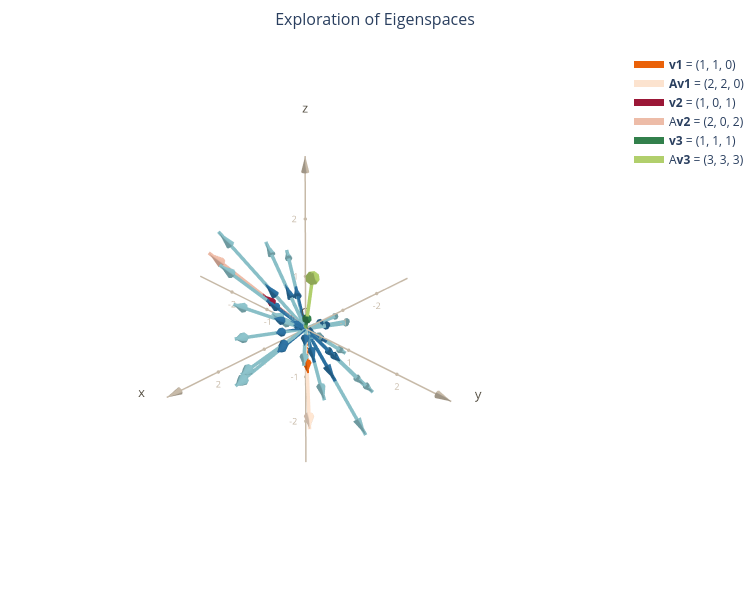

This figure's notebook cell:
### Code cell
fig = new_figure("Exploration of Eigenspaces")
draw_axes(fig)
draw_vector(fig, v1, "orange", "<b>v1</b>")
draw_vector(fig, A@v1, "light orange", "<b>Av1</b>")
draw_vector(fig, v2, "red", "<b>v2</b>")
draw_vector(fig, A@v2, "light red", "A<b>v2</b>")
draw_vector(fig, v3, "green", "<b>v3</b>")
draw_vector(fig, A@v3, "light green", "A<b>v3</b>")

for v in span:
    draw_vector(fig, v, "blue", "<b>v</b>", legend=False)
    draw_vector(fig, A@v, "light blue", "A<b>v</b>", legend=False)

draw_plane(fig, [v1, v2], name="plane α")

fig

### Figure 1 — Plotly figure (JSON) as saved in the notebook; plotly's stock layout.template omitted (floating-point values rounded to 4 significant figures)
{"data": [{"hoverinfo": "skip", "marker": {"color": "#565044", "size": 3}, "mode": "markers+text", "showlegend": false, "text": ["O"], "textfont": {"color": "#565044"}, "textposition": "top center", "type": "scatter3d", "x": [0], "y": [0], "z": [0]}, {"hoverinfo": "skip", "line": {"color": "#c7baa8", "width": 3}, "mode": "lines", "showlegend": false, "type": "scatter3d", "x": [-3, 3], "y": [0, 0], "z": [0, 0]}, {"anchor": "tip", "colorscale": [[0, "#c7baa8"], [1, "#c7baa8"]], "hoverinfo": "skip", "showlegend": false, "showscale": false, "sizemode": "absolute", "sizeref": 0.25, "type": "cone", "u": [3], "v": [0], "w": [0], "x": [3], "y": [0], "z": [0]}, {"hoverinfo": "skip", "marker": {"color": "#c7baa8", "size": 2}, "mode": "markers+text", "showlegend": false, "text": ["-2", "-1", "1", "2"], "textfont": {"color": "#c7baa8", "size": 9}, "textposition": "bottom center", "type": "scatter3d", "x": [-2.0, -1.0, 1.0, 2.0], "y": [-0.0, -0.0, 0.0, 0.0], "z": [-0.0, -0.0, 0.0, 0.0]}, {"hoverinfo": "skip", "mode": "text", "showlegend": false, "text": ["x"], "textfont": {"color": "#565044", "size": 13}, "type": "scatter3d", "x": [3.45], "y": [0], "z": [0]}, {"hoverinfo": "skip", "line": {"color": "#c7baa8", "width": 3}, "mode": "lines", "showlegend": false, "type": "scatter3d", "x": [0, 0], "y": [-3, 3], "z": [0, 0]}, {"anchor": "tip", "colorscale": [[0, "#c7baa8"], [1, "#c7baa8"]], "hoverinfo": "skip", "showlegend": false, "showscale": false, "sizemode": "absolute", "sizeref": 0.25, "type": "cone", "u": [0], "v": [3], "w": [0], "x": [0], "y": [3], "z": [0]}, {"hoverinfo": "skip", "marker": {"color": "#c7baa8", "size": 2}, "mode": "markers+text", "showlegend": false, "text": ["-2", "-1", "1", "2"], "textfont": {"color": "#c7baa8", "size": 9}, "textposition": "bottom center", "type": "scatter3d", "x": [-0.0, -0.0, 0.0, 0.0], "y": [-2.0, -1.0, 1.0, 2.0], "z": [-0.0, -0.0, 0.0, 0.0]}, {"hoverinfo": "skip", "mode": "text", "showlegend": false, "text": ["y"], "textfont": {"color": "#565044", "size": 13}, "type": "scatter3d", "x": [0], "y": [3.45], "z": [0]}, {"hoverinfo": "skip", "line": {"color": "#c7baa8", "width": 3}, "mode": "lines", "showlegend": false, "type": "scatter3d", "x": [0, 0], "y": [0, 0], "z": [-3, 3]}, {"anchor": "tip", "colorscale": [[0, "#c7baa8"], [1, "#c7baa8"]], "hoverinfo": "skip", "showlegend": false, "showscale": false, "sizemode": "absolute", "sizeref": 0.25, "type": "cone", "u": [0], "v": [0], "w": [3], "x": [0], "y": [0], "z": [3]}, {"hoverinfo": "skip", "marker": {"color": "#c7baa8", "size": 2}, "mode": "markers+text", "showlegend": false, "text": ["-2", "-1", "1", "2"], "textfont": {"color": "#c7baa8", "size": 9}, "textposition": "middle left", "type": "scatter3d", "x": [-0.0, -0.0, 0.0, 0.0], "y": [-0.0, -0.0, 0.0, 0.0], "z": [-2.0, -1.0, 1.0, 2.0]}, {"hoverinfo": "skip", "mode": "text", "showlegend": false, "text": ["z"], "textfont": {"color": "#565044", "size": 13}, "type": "scatter3d", "x": [0], "y": [0], "z": [3.45]}, {"line": {"color": "#ea6109", "width": 7}, "mode": "lines", "name": "<b>v1</b> = (1, 1, 0)", "showlegend": true, "type": "scatter3d", "x": [0, 1], "y": [0, 1], "z": [0, 0]}, {"anchor": "tip", "colorscale": [[0, "#ea6109"], [1, "#ea6109"]], "showlegend": false, "showscale": false, "sizemode": "absolute", "sizeref": 0.3, "type": "cone", "u": [1], "v": [1], "w": [0], "x": [1], "y": [1], "z": [0]}, {"line": {"color": "#fce3cf", "width": 7}, "mode": "lines", "name": "<b>Av1</b> = (2, 2, 0)", "showlegend": true, "type": "scatter3d", "x": [0, 2], "y": [0, 2], "z": [0, 0]}, {"anchor": "tip", "colorscale": [[0, "#fce3cf"], [1, "#fce3cf"]], "showlegend": false, "showscale": false, "sizemode": "absolute", "sizeref": 0.3, "type": "cone", "u": [2], "v": [2], "w": [0], "x": [2], "y": [2], "z": [0]}, {"line": {"color": "#9b1737", "width": 7}, "mode": "lines", "name": "<b>v2</b> = (1, 0, 1)", "showlegend": true, "type": "scatter3d", "x": [0, 1], "y": [0, 0], "z": [0, 1]}, {"anchor": "tip", "colorscale": [[0, "#9b1737"], [1, "#9b1737"]], "showlegend": false, "showscale": false, "sizemode": "absolute", "sizeref": 0.3, "type": "cone", "u": [1], "v": [0], "w": [1], "x": [1], "y": [0], "z": [1]}, {"line": {"color": "#edbca8", "width": 7}, "mode": "lines", "name": "A<b>v2</b> = (2, 0, 2)", "showlegend": true, "type": "scatter3d", "x": [0, 2], "y": [0, 0], "z": [0, 2]}, {"anchor": "tip", "colorscale": [[0, "#edbca8"], [1, "#edbca8"]], "showlegend": false, "showscale": false, "sizemode": "absolute", "sizeref": 0.3, "type": "cone", "u": [2], "v": [0], "w": [2], "x": [2], "y": [0], "z": [2]}, {"line": {"color": "#32804c", "width": 7}, "mode": "lines", "name": "<b>v3</b> = (1, 1, 1)", "showlegend": true, "type": "scatter3d", "x": [0, 1], "y": [0, 1], "z": [0, 1]}, {"anchor": "tip", "colorscale": [[0, "#32804c"], [1, "#32804c"]], "showlegend": false, "showscale": false, "sizemode": "absolute", "sizeref": 0.3, "type": "cone", "u": [1], "v": [1], "w": [1], "x": [1], "y": [1], "z": [1]}, {"line": {"color": "#b1cf6c", "width": 7}, "mode": "lines", "name": "A<b>v3</b> = (3, 3, 3)", "showlegend": true, "type": "scatter3d", "x": [0, 3], "y": [0, 3], "z": [0, 3]}, {"anchor": "tip", "colorscale": [[0, "#b1cf6c"], [1, "#b1cf6c"]], "showlegend": false, "showscale": false, "sizemode": "absolute", "sizeref": 0.3, "type": "cone", "u": [3], "v": [3], "w": [3], "x": [3], "y": [3], "z": [3]}, {"line": {"color": "#2b70a0", "width": 7}, "mode": "lines", "name": "<b>v</b> = (1.62, 0.98, 0.64)", "showlegend": false, "type": "scatter3d", "x": [0, 1.62], "y": [0, 0.9805], "z": [0, 0.6396]}, {"anchor": "tip", "colorscale": [[0, "#2b70a0"], [1, "#2b70a0"]], "showlegend": false, "showscale": false, "sizemode": "absolute", "sizeref": 0.3, "type": "cone", "u": [1.62], "v": [0.9805], "w": [0.6396], "x": [1.62], "y": [0.9805], "z": [0.6396]}, {"line": {"color": "#89bfc7", "width": 7}, "mode": "lines", "name": "A<b>v</b> = (3.24, 1.96, 1.28)", "showlegend": false, "type": "scatter3d", "x": [0, 3.24], "y": [0, 1.961], "z": [0, 1.278]}, {"anchor": "tip", "colorscale": [[0, "#89bfc7"], [1, "#89bfc7"]], "showlegend": false, "showscale": false, "sizemode": "absolute", "sizeref": 0.3, "type": "cone", "u": [3.24], "v": [1.961], "w": [1.278], "x": [3.24], "y": [1.961], "z": [1.278]}, {"line": {"color": "#2b70a0", "width": 7}, "mode": "lines", "name": "<b>v</b> = (0.52, 0.13, 0.39)", "showlegend": false, "type": "scatter3d", "x": [0, 0.5195], "y": [0, 0.1299], "z": [0, 0.3901]}, {"anchor": "tip", "colorscale": [[0, "#2b70a0"], [1, "#2b70a0"]], "showlegend": false, "showscale": false, "sizemode": "absolute", "sizeref": 0.3, "type": "cone", "u": [0.5195], "v": [0.1299], "w": [0.3901], "x": [0.5195], "y": [0.1299], "z": [0.3901]}, {"line": {"color": "#89bfc7", "width": 7}, "mode": "lines", "name": "A<b>v</b> = (1.0, 0.26, 0.78)", "showlegend": false, "type": "scatter3d", "x": [0, 1.039], "y": [0, 0.2603], "z": [0, 0.7803]}, {"anchor": "tip", "colorscale": [[0, "#89bfc7"], [1, "#89bfc7"]], "showlegend": false, "showscale": false, "sizemode": "absolute", "sizeref": 0.3, "type": "cone", "u": [1.039], "v": [0.2603], "w": [0.7803], "x": [1.039], "y": [0.2603], "z": [0.7803]}, {"line": {"color": "#2b70a0", "width": 7}, "mode": "lines", "name": "<b>v</b> = (1.07, 0.33, 0.74)", "showlegend": false, "type": "scatter3d", "x": [0, 1.07], "y": [0, 0.3301], "z": [0, 0.7402]}, {"anchor": "tip", "colorscale": [[0, "#2b70a0"], [1, "#2b70a0"]], "showlegend": false, "showscale": false, "sizemode": "absolute", "sizeref": 0.3, "type": "cone", "u": [1.07], "v": [0.3301], "w": [0.7402], "x": [1.07], "y": [0.3301], "z": [0.7402]}, {"line": {"color": "#89bfc7", "width": 7}, "mode": "lines", "name": "A<b>v</b> = (2.14, 0.660, 1.48)", "showlegend": false, "type": "scatter3d", "x": [0, 2.141], "y": [0, 0.6604], "z": [0, 1.479]}, {"anchor": "tip", "colorscale": [[0, "#89bfc7"], [1, "#89bfc7"]], "showlegend": false, "showscale": false, "sizemode": "absolute", "sizeref": 0.3, "type": "cone", "u": [2.141], "v": [0.6604], "w": [1.479], "x": [2.141], "y": [0.6604], "z": [1.479]}, {"line": {"color": "#2b70a0", "width": 7}, "mode": "lines", "name": "<b>v</b> = (0.64, -0.33, 0.97)", "showlegend": false, "type": "scatter3d", "x": [0, 0.6396], "y": [0, -0.3301], "z": [0, 0.9697]}, {"anchor": "tip", "colorscale": [[0, "#2b70a0"], [1, "#2b70a0"]], "showlegend": false, "showscale": false, "sizemode": "absolute", "sizeref": 0.3, "type": "cone", "u": [0.6396], "v": [-0.3301], "w": [0.9697], "x": [0.6396], "y": [-0.3301], "z": [0.9697]}, {"line": {"color": "#89bfc7", "width": 7}, "mode": "lines", "name": "A<b>v</b> = (1.3, -0.66, 1.9)", "showlegend": false, "type": "scatter3d", "x": [0, 1.279], "y": [0, -0.6592], "z": [0, 1.941]}, {"anchor": "tip", "colorscale": [[0, "#89bfc7"], [1, "#89bfc7"]], "showlegend": false, "showscale": false, "sizemode": "absolute", "sizeref": 0.3, "type": "cone", "u": [1.279], "v": [-0.6592], "w": [1.941], "x": [1.279], "y": [-0.6592], "z": [1.941]}, {"line": {"color": "#2b70a0", "width": 7}, "mode": "lines", "name": "<b>v</b> = (-0.68, 0.15, -0.83)", "showlegend": false, "type": "scatter3d", "x": [0, -0.6797], "y": [0, 0.1499], "z": [0, -0.8301]}, {"anchor": "tip", "colorscale": [[0, "#2b70a0"], [1, "#2b70a0"]], "showlegend": false, "showscale": false, "sizemode": "absolute", "sizeref": 0.3, "type": "cone", "u": [-0.6797], "v": [0.1499], "w": [-0.8301], "x": [-0.6797], "y": [0.1499], "z": [-0.8301]}, {"line": {"color": "#89bfc7", "width": 7}, "mode": "lines", "name": "A<b>v</b> = (-1.4, 0.30, -1.7)", "showlegend": false, "type": "scatter3d", "x": [0, -1.359], "y": [0, 0.2988], "z": [0, -1.662]}, {"anchor": "tip", "colorscale": [[0, "#89bfc7"], [1, "#89bfc7"]], "showlegend": false, "showscale": false, "sizemode": "absolute", "sizeref": 0.3, "type": "cone", "u": [-1.359], "v": [0.2988], "w": [-1.662], "x": [-1.359], "y": [0.2988], "z": [-1.662]}, {"line": {"color": "#2b70a0", "width": 7}, "mode": "lines", "name": "<b>v</b> = (0.03, 0.75, -0.72)", "showlegend": false, "type": "scatter3d", "x": [0, 0.03003], "y": [0, 0.75], "z": [0, -0.7197]}, {"anchor": "tip", "colorscale": [[0, "#2b70a0"], [1, "#2b70a0"]], "showlegend": false, "showscale": false, "sizemode": "absolute", "sizeref": 0.3, "type": "cone", "u": [0.03003], "v": [0.75], "w": [-0.7197], "x": [0.03003], "y": [0.75], "z": [-0.7197]}, {"line": {"color": "#89bfc7", "width": 7}, "mode": "lines", "name": "A<b>v</b> = (0.061, 1.5, -1.4)", "showlegend": false, "type": "scatter3d", "x": [0, 0.06055], "y": [0, 1.5], "z": [0, -1.441]}, {"anchor": "tip", "colorscale": [[0, "#89bfc7"], [1, "#89bfc7"]], "showlegend": false, "showscale": false, "sizemode": "absolute", "sizeref": 0.3, "type": "cone", "u": [0.06055], "v": [1.5], "w": [-1.441], "x": [0.06055], "y": [1.5], "z": [-1.441]}, {"line": {"color": "#2b70a0", "width": 7}, "mode": "lines", "name": "<b>v</b> = (1.32, 0.63, 0.69)", "showlegend": false, "type": "scatter3d", "x": [0, 1.32], "y": [0, 0.6299], "z": [0, 0.6904]}, {"anchor": "tip", "colorscale": [[0, "#2b70a0"], [1, "#2b70a0"]], "showlegend": false, "showscale": false, "sizemode": "absolute", "sizeref": 0.3, "type": "cone", "u": [1.32], "v": [0.6299], "w": [0.6904], "x": [1.32], "y": [0.6299], "z": [0.6904]}, {"line": {"color": "#89bfc7", "width": 7}, "mode": "lines", "name": "A<b>v</b> = (2.64, 1.26, 1.38)", "showlegend": false, "type": "scatter3d", "x": [0, 2.641], "y": [0, 1.261], "z": [0, 1.38]}, {"anchor": "tip", "colorscale": [[0, "#89bfc7"], [1, "#89bfc7"]], "showlegend": false, "showscale": false, "sizemode": "absolute", "sizeref": 0.3, "type": "cone", "u": [2.641], "v": [1.261], "w": [1.38], "x": [2.641], "y": [1.261], "z": [1.38]}, {"line": {"color": "#2b70a0", "width": 7}, "mode": "lines", "name": "<b>v</b> = (-1.46, -0.71, -0.75)", "showlegend": false, "type": "scatter3d", "x": [0, -1.46], "y": [0, -0.71], "z": [0, -0.75]}, {"anchor": "tip", "colorscale": [[0, "#2b70a0"], [1, "#2b70a0"]], "showlegend": false, "showscale": false, "sizemode": "absolute", "sizeref": 0.3, "type": "cone", "u": [-1.46], "v": [-0.71], "w": [-0.75], "x": [-1.46], "y": [-0.71], "z": [-0.75]}, {"line": {"color": "#89bfc7", "width": 7}, "mode": "lines", "name": "A<b>v</b> = (-2.92, -1.42, -1.50)", "showlegend": false, "type": "scatter3d", "x": [0, -2.92], "y": [0, -1.419], "z": [0, -1.5]}, {"anchor": "tip", "colorscale": [[0, "#89bfc7"], [1, "#89bfc7"]], "showlegend": false, "showscale": false, "sizemode": "absolute", "sizeref": 0.3, "type": "cone", "u": [-2.92], "v": [-1.419], "w": [-1.5], "x": [-2.92], "y": [-1.419], "z": [-1.5]}, {"line": {"color": "#2b70a0", "width": 7}, "mode": "lines", "name": "<b>v</b> = (0.46, 0.15, 0.31)", "showlegend": false, "type": "scatter3d", "x": [0, 0.46], "y": [0, 0.1499], "z": [0, 0.3101]}, {"anchor": "tip", "colorscale": [[0, "#2b70a0"], [1, "#2b70a0"]], "showlegend": false, "showscale": false, "sizemode": "absolute", "sizeref": 0.3, "type": "cone", "u": [0.46], "v": [0.1499], "w": [0.3101], "x": [0.46], "y": [0.1499], "z": [0.3101]}, {"line": {"color": "#89bfc7", "width": 7}, "mode": "lines", "name": "A<b>v</b> = (0.92, 0.30, 0.62)", "showlegend": false, "type": "scatter3d", "x": [0, 0.9199], "y": [0, 0.2998], "z": [0, 0.6191]}, {"anchor": "tip", "colorscale": [[0, "#89bfc7"], [1, "#89bfc7"]], "showlegend": false, "showscale": false, "sizemode": "absolute", "sizeref": 0.3, "type": "cone", "u": [0.9199], "v": [0.2998], "w": [0.6191], "x": [0.9199], "y": [0.2998], "z": [0.6191]}, {"line": {"color": "#2b70a0", "width": 7}, "mode": "lines", "name": "<b>v</b> = (-0.82, 0.16, -0.98)", "showlegend": false, "type": "scatter3d", "x": [0, -0.8203], "y": [0, 0.1599], "z": [0, -0.9805]}, {"anchor": "tip", "colorscale": [[0, "#2b70a0"], [1, "#2b70a0"]], "showlegend": false, "showscale": false, "sizemode": "absolute", "sizeref": 0.3, "type": "cone", "u": [-0.8203], "v": [0.1599], "w": [-0.9805], "x": [-0.8203], "y": [0.1599], "z": [-0.9805]}, {"line": {"color": "#89bfc7", "width": 7}, "mode": "lines", "name": "A<b>v</b> = (-1.6, 0.32, -2.0)", "showlegend": false, "type": "scatter3d", "x": [0, -1.641], "y": [0, 0.3203], "z": [0, -1.961]}, {"anchor": "tip", "colorscale": [[0, "#89bfc7"], [1, "#89bfc7"]], "showlegend": false, "showscale": false, "sizemode": "absolute", "sizeref": 0.3, "type": "cone", "u": [-1.641], "v": [0.3203], "w": [-1.961], "x": [-1.641], "y": [0.3203], "z": [-1.961]}, {"line": {"color": "#2b70a0", "width": 7}, "mode": "lines", "name": "<b>v</b> = (0.94, 0.04, 0.90)", "showlegend": false, "type": "scatter3d", "x": [0, 0.9404], "y": [0, 0.04004], "z": [0, 0.9004]}, {"anchor": "tip", "colorscale": [[0, "#2b70a0"], [1, "#2b70a0"]], "showlegend": false, "showscale": false, "sizemode": "absolute", "sizeref": 0.3, "type": "cone", "u": [0.9404], "v": [0.04004], "w": [0.9004], "x": [0.9404], "y": [0.04004], "z": [0.9004]}, {"line": {"color": "#89bfc7", "width": 7}, "mode": "lines", "name": "A<b>v</b> = (1.9, 0.080, 1.8)", "showlegend": false, "type": "scatter3d", "x": [0, 1.881], "y": [0, 0.08008], "z": [0, 1.803]}, {"anchor": "tip", "colorscale": [[0, "#89bfc7"], [1, "#89bfc7"]], "showlegend": false, "showscale": false, "sizemode": "absolute", "sizeref": 0.3, "type": "cone", "u": [1.881], "v": [0.08008], "w": [1.803], "x": [1.881], "y": [0.08008], "z": [1.803]}, {"line": {"color": "#2b70a0", "width": 7}, "mode": "lines", "name": "<b>v</b> = (0.47, 0.66, -0.19)", "showlegend": false, "type": "scatter3d", "x": [0, 0.4702], "y": [0, 0.6602], "z": [0, -0.1899]}, {"anchor": "tip", "colorscale": [[0, "#2b70a0"], [1, "#2b70a0"]], "showlegend": false, "showscale": false, "sizemode": "absolute", "sizeref": 0.3, "type": "cone", "u": [0.4702], "v": [0.6602], "w": [-0.1899], "x": [0.4702], "y": [0.6602], "z": [-0.1899]}, {"line": {"color": "#89bfc7", "width": 7}, "mode": "lines", "name": "A<b>v</b> = (0.94, 1.3, -0.38)", "showlegend": false, "type": "scatter3d", "x": [0, 0.9414], "y": [0, 1.32], "z": [0, -0.3804]}, {"anchor": "tip", "colorscale": [[0, "#89bfc7"], [1, "#89bfc7"]], "showlegend": false, "showscale": false, "sizemode": "absolute", "sizeref": 0.3, "type": "cone", "u": [0.9414], "v": [1.32], "w": [-0.3804], "x": [0.9414], "y": [1.32], "z": [-0.3804]}, {"line": {"color": "#2b70a0", "width": 7}, "mode": "lines", "name": "<b>v</b> = (-0.68, -0.10, -0.58)", "showlegend": false, "type": "scatter3d", "x": [0, -0.6797], "y": [0, -0.09998], "z": [0, -0.5801]}, {"anchor": "tip", "colorscale": [[0, "#2b70a0"], [1, "#2b70a0"]], "showlegend": false, "showscale": false, "sizemode": "absolute", "sizeref": 0.3, "type": "cone", "u": [-0.6797], "v": [-0.09998], "w": [-0.5801], "x": [-0.6797], "y": [-0.09998], "z": [-0.5801]}, {"line": {"color": "#89bfc7", "width": 7}, "mode": "lines", "name": "A<b>v</b> = (-1.4, -0.20, -1.2)", "showlegend": false, "type": "scatter3d", "x": [0, -1.359], "y": [0, -0.2002], "z": [0, -1.16]}, {"anchor": "tip", "colorscale": [[0, "#89bfc7"], [1, "#89bfc7"]], "showlegend": false, "showscale": false, "sizemode": "absolute", "sizeref": 0.3, "type": "cone", "u": [-1.359], "v": [-0.2002], "w": [-1.16], "x": [-1.359], "y": [-0.2002], "z": [-1.16]}, {"line": {"color": "#2b70a0", "width": 7}, "mode": "lines", "name": "<b>v</b> = (-1.39, -0.66, -0.73)", "showlegend": false, "type": "scatter3d", "x": [0, -1.39], "y": [0, -0.6602], "z": [0, -0.7305]}, {"anchor": "tip", "colorscale": [[0, "#2b70a0"], [1, "#2b70a0"]], "showlegend": false, "showscale": false, "sizemode": "absolute", "sizeref": 0.3, "type": "cone", "u": [-1.39], "v": [-0.6602], "w": [-0.7305], "x": [-1.39], "y": [-0.6602], "z": [-0.7305]}, {"line": {"color": "#89bfc7", "width": 7}, "mode": "lines", "name": "A<b>v</b> = (-2.78, -1.32, -1.46)", "showlegend": false, "type": "scatter3d", "x": [0, -2.78], "y": [0, -1.321], "z": [0, -1.462]}, {"anchor": "tip", "colorscale": [[0, "#89bfc7"], [1, "#89bfc7"]], "showlegend": false, "showscale": false, "sizemode": "absolute", "sizeref": 0.3, "type": "cone", "u": [-2.78], "v": [-1.321], "w": [-1.462], "x": [-2.78], "y": [-1.321], "z": [-1.462]}, {"line": {"color": "#2b70a0", "width": 7}, "mode": "lines", "name": "<b>v</b> = (-1.15, -0.62, -0.53)", "showlegend": false, "type": "scatter3d", "x": [0, -1.15], "y": [0, -0.6201], "z": [0, -0.5303]}, {"anchor": "tip", "colorscale": [[0, "#2b70a0"], [1, "#2b70a0"]], "showlegend": false, "showscale": false, "sizemode": "absolute", "sizeref": 0.3, "type": "cone", "u": [-1.15], "v": [-0.6201], "w": [-0.5303], "x": [-1.15], "y": [-0.6201], "z": [-0.5303]}, {"line": {"color": "#89bfc7", "width": 7}, "mode": "lines", "name": "A<b>v</b> = (-2.30, -1.24, -1.06)", "showlegend": false, "type": "scatter3d", "x": [0, -2.3], "y": [0, -1.24], "z": [0, -1.06]}, {"anchor": "tip", "colorscale": [[0, "#89bfc7"], [1, "#89bfc7"]], "showlegend": false, "showscale": false, "sizemode": "absolute", "sizeref": 0.3, "type": "cone", "u": [-2.3], "v": [-1.24], "w": [-1.06], "x": [-2.3], "y": [-1.24], "z": [-1.06]}, {"line": {"color": "#2b70a0", "width": 7}, "mode": "lines", "name": "<b>v</b> = (-0.33, -0.06, -0.27)", "showlegend": false, "type": "scatter3d", "x": [0, -0.3301], "y": [0, -0.06006], "z": [0, -0.27]}, {"anchor": "tip", "colorscale": [[0, "#2b70a0"], [1, "#2b70a0"]], "showlegend": false, "showscale": false, "sizemode": "absolute", "sizeref": 0.3, "type": "cone", "u": [-0.3301], "v": [-0.06006], "w": [-0.27], "x": [-0.3301], "y": [-0.06006], "z": [-0.27]}, {"line": {"color": "#89bfc7", "width": 7}, "mode": "lines", "name": "A<b>v</b> = (-0.66, -0.12, -0.54)", "showlegend": false, "type": "scatter3d", "x": [0, -0.6602], "y": [0, -0.1196], "z": [0, -0.541]}, {"anchor": "tip", "colorscale": [[0, "#89bfc7"], [1, "#89bfc7"]], "showlegend": false, "showscale": false, "sizemode": "absolute", "sizeref": 0.3, "type": "cone", "u": [-0.6602], "v": [-0.1196], "w": [-0.541], "x": [-0.6602], "y": [-0.1196], "z": [-0.541]}, {"line": {"color": "#2b70a0", "width": 7}, "mode": "lines", "name": "<b>v</b> = (-0.72, -0.96, 0.24)", "showlegend": false, "type": "scatter3d", "x": [0, -0.7197], "y": [0, -0.96], "z": [0, 0.24]}, {"anchor": "tip", "colorscale": [[0, "#2b70a0"], [1, "#2b70a0"]], "showlegend": false, "showscale": false, "sizemode": "absolute", "sizeref": 0.3, "type": "cone", "u": [-0.7197], "v": [-0.96], "w": [0.24], "x": [-0.7197], "y": [-0.96], "z": [0.24]}, {"line": {"color": "#89bfc7", "width": 7}, "mode": "lines", "name": "A<b>v</b> = (-1.4, -1.9, 0.48)", "showlegend": false, "type": "scatter3d", "x": [0, -1.439], "y": [0, -1.92], "z": [0, 0.4795]}, {"anchor": "tip", "colorscale": [[0, "#89bfc7"], [1, "#89bfc7"]], "showlegend": false, "showscale": false, "sizemode": "absolute", "sizeref": 0.3, "type": "cone", "u": [-1.439], "v": [-1.92], "w": [0.4795], "x": [-1.439], "y": [-1.92], "z": [0.4795]}, {"line": {"color": "#2b70a0", "width": 7}, "mode": "lines", "name": "<b>v</b> = (-0.26, -0.77, 0.51)", "showlegend": false, "type": "scatter3d", "x": [0, -0.2598], "y": [0, -0.7695], "z": [0, 0.5098]}, {"anchor": "tip", "colorscale": [[0, "#2b70a0"], [1, "#2b70a0"]], "showlegend": false, "showscale": false, "sizemode": "absolute", "sizeref": 0.3, "type": "cone", "u": [-0.2598], "v": [-0.7695], "w": [0.5098], "x": [-0.2598], "y": [-0.7695], "z": [0.5098]}, {"line": {"color": "#89bfc7", "width": 7}, "mode": "lines", "name": "A<b>v</b> = (-0.52, -1.5, 1.0)", "showlegend": false, "type": "scatter3d", "x": [0, -0.5195], "y": [0, -1.537], "z": [0, 1.02]}, {"anchor": "tip", "colorscale": [[0, "#89bfc7"], [1, "#89bfc7"]], "showlegend": false, "showscale": false, "sizemode": "absolute", "sizeref": 0.3, "type": "cone", "u": [-0.5195], "v": [-1.537], "w": [1.02], "x": [-0.5195], "y": [-1.537], "z": [1.02]}, {"line": {"color": "#2b70a0", "width": 7}, "mode": "lines", "name": "<b>v</b> = (1.49, 0.88, 0.61)", "showlegend": false, "type": "scatter3d", "x": [0, 1.49], "y": [0, 0.8799], "z": [0, 0.6104]}, {"anchor": "tip", "colorscale": [[0, "#2b70a0"], [1, "#2b70a0"]], "showlegend": false, "showscale": false, "sizemode": "absolute", "sizeref": 0.3, "type": "cone", "u": [1.49], "v": [0.8799], "w": [0.6104], "x": [1.49], "y": [0.8799], "z": [0.6104]}, {"line": {"color": "#89bfc7", "width": 7}, "mode": "lines", "name": "A<b>v</b> = (2.98, 1.76, 1.22)", "showlegend": false, "type": "scatter3d", "x": [0, 2.98], "y": [0, 1.761], "z": [0, 1.222]}, {"anchor": "tip", "colorscale": [[0, "#89bfc7"], [1, "#89bfc7"]], "showlegend": false, "showscale": false, "sizemode": "absolute", "sizeref": 0.3, "type": "cone", "u": [2.98], "v": [1.761], "w": [1.222], "x": [2.98], "y": [1.761], "z": [1.222]}, {"line": {"color": "#2b70a0", "width": 7}, "mode": "lines", "name": "<b>v</b> = (0.49, 0.45, 0.04)", "showlegend": false, "type": "scatter3d", "x": [0, 0.4902], "y": [0, 0.4502], "z": [0, 0.04004]}, {"anchor": "tip", "colorscale": [[0, "#2b70a0"], [1, "#2b70a0"]], "showlegend": false, "showscale": false, "sizemode": "absolute", "sizeref": 0.3, "type": "cone", "u": [0.4902], "v": [0.4502], "w": [0.04004], "x": [0.4902], "y": [0.4502], "z": [0.04004]}, {"line": {"color": "#89bfc7", "width": 7}, "mode": "lines", "name": "A<b>v</b> = (0.98, 0.90, 0.080)", "showlegend": false, "type": "scatter3d", "x": [0, 0.9805], "y": [0, 0.9014], "z": [0, 0.08008]}, {"anchor": "tip", "colorscale": [[0, "#89bfc7"], [1, "#89bfc7"]], "showlegend": false, "showscale": false, "sizemode": "absolute", "sizeref": 0.3, "type": "cone", "u": [0.9805], "v": [0.9014], "w": [0.08008], "x": [0.9805], "y": [0.9014], "z": [0.08008]}], "layout": {"height": 600, "margin": {"b": 0, "l": 0, "r": 0, "t": 50}, "scene": {"aspectmode": "data", "camera": {"eye": {"x": 1, "y": 1, "z": 0.8}}, "xaxis": {"visible": false}, "yaxis": {"visible": false}, "zaxis": {"visible": false}}, "title": {"font": {"size": 16}, "text": "Exploration of Eigenspaces", "x": 0.5}, "width": 750}}
